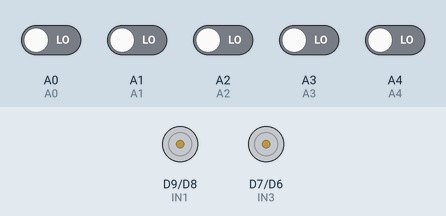
This sketch was run on a simulated Arduino Zero (SAMD21). Parts: motor-driver pin pairs drawn as motors (green arrow = first pin HIGH = forward, orange = second pin HIGH = backward, longer = more drive, scaled by the enable pin). The inputs (shaded band) are chosen by the test bench; at power-on: A0–4 LOW.

Above: at 1.2 s.
1.3 s: A0 driven HIGH
At 1.9 s:
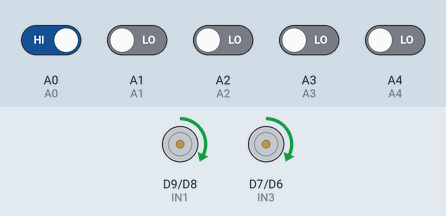
2.8 s: A1 driven HIGH
At 3.1 s:
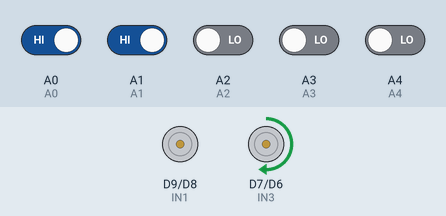
4.3 s: A3 driven HIGH
At 5.4 s:
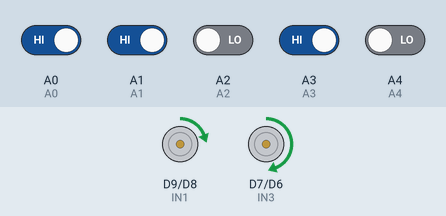
5.8 s: A2 driven HIGH
At 6.6 s:
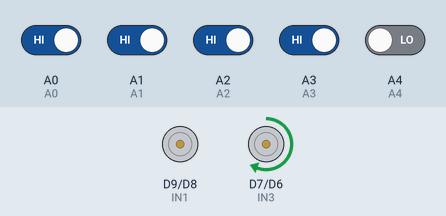
7.3 s: A4 driven HIGH
At 7.7 s:
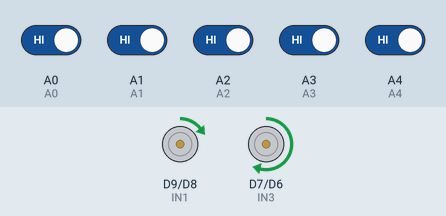
8.8 s: A0 driven LOW
At 10.1 s:
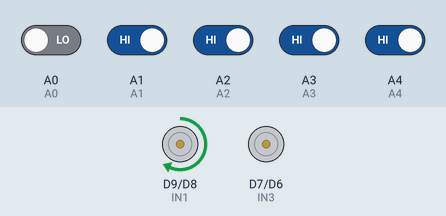
Timing chart, 0 to 11.3 s (numbered marks = the images above; inputs shaded):
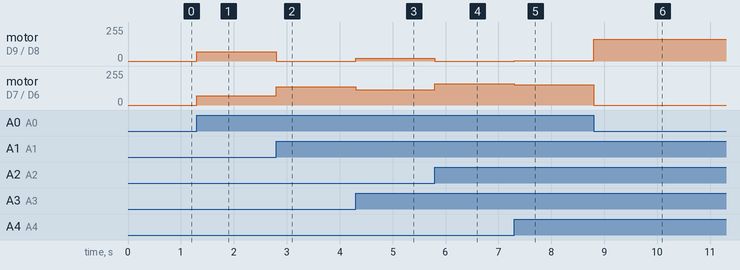

The sketch:

end.ino
```cpp
//ล้อซ้าย
int ENA = 10;
int IN1 = 9;
int IN2 = 8;
//ล้อขวา
int ENB = 5;
int IN3 = 7;
int IN4 = 6;
//ใช้เก็บค่าที่อ่านได้จากเซ็นเซอร์ TCRT5000L ทั้ง 5 หัว
int SS_0 = 1;
int SS_1 = 1;
int SS_2 = 1;
int SS_3 = 1;
int SS_4 = 1;
//กำหนดค่าเริ่มต้นให้กับการทำ PID
int Int_Speed = 1100; // ค่าความเร็วเบื้องต้นของหุ่นยนต์ที่ถูกกำหนดไว้ที่ Duty Cycle ของ PWM 1125 (0 - 4095)
int Kp = 10, Kd = 5; // ค่าอัตราขยายของ P และ ของ D
float Err = 0, P = 0, D= 0, PID_Val = 0;
float Prev_Err = 0; // Error ในอดีต

void setup() {
  // put your setup code here, to run once:
  pinMode(ENA, OUTPUT);
  pinMode(ENB, OUTPUT);
  pinMode(IN1, OUTPUT);
  pinMode(IN2, OUTPUT);
  pinMode(IN3, OUTPUT);
  pinMode(IN4, OUTPUT);

  pinMode(14, INPUT); //A0
  pinMode(15, INPUT); //A1
  pinMode(16, INPUT); //A2
  pinMode(17, INPUT); //A3
  pinMode(18, INPUT); //A4

  analogWriteResolution(12); //0-4095
}

void loop() {
  // put your main code here, to run repeatedly:
  Read_Sensors();
  if((SS_4==0)&&(SS_3==0)&&(SS_2==0)&&(SS_1==0)&&(SS_0==0)){
    stop();
  }

  else{

  PID();
  MotorCon();
  }

}

void PID(){
  P = Err;
  D = Err - Prev_Err;
  PID_Val = (Kp*P)+(Kd*D);
  Prev_Err = Err;
}

void MotorCon(){
  //กำหนดพารามิเตอร์ที่ L298N เพื่อให้หุ่นยนต์เดินไปด้านหน้า
  digitalWrite(IN1, HIGH);
  digitalWrite(IN2, LOW);
  digitalWrite(IN3, HIGH);
  digitalWrite(IN4, LOW);
  //นำค่าที่ได้จากการคำนวณ PID มาทำการเพิ่มหรือรถค่า PWM ที่ล้อซ้ายและล้อขวา
  int Speed_L = Int_Speed - PID_Val;
  int Speed_R = Int_Speed + PID_Val;
  //กำหนดให้ค่า PWM ไม่ควรเกินค่าระหว่าง 0 - 4095
  constrain(Speed_L, 0 , 4095);
  constrain(Speed_R, 0 , 4095);
  //ขับมอเตอร์ให้เคลื่อนที่ไปตามค่าที่ได้จากการคำนวณ PID
  analogWrite(ENA, Speed_L);
  analogWrite(ENB, Speed_R);
}

void stop(){
  digitalWrite(IN1, LOW);
  digitalWrite(IN2, LOW);
  digitalWrite(IN3, LOW);
  digitalWrite(IN4, LOW);
}

void Read_Sensors(){
  //ทำการอ่่านค่าเซ็นเซอร์ที่ขาอินพุตแอนาล็อกตั้งแต่ขา A0 - A4 (โดยในที่นี้จะถูกใช้เป็นขาดิจิทัลขา D14 - D18) เข้ามาเก็บไว้ในตัวแปร SS
  SS_0 = digitalRead(18);
  SS_1 = digitalRead(17);
  SS_2 = digitalRead(16);
  SS_3 = digitalRead(15);
  SS_4 = digitalRead(14);
  //กำหนดโหมดสถานะของเซ็นเซอร์ที่ได้จากการอ่านค่าที่เซ็นเซอร์ TCRT5000L ทั้ง 5 หัว
  if((SS_4==1)&&(SS_3==1)&&(SS_2==1)&&(SS_1==1)&&(SS_0==0)){
    Err = 98;
    Prev_Err = 0;
  }
  else if((SS_4==1)&&(SS_3==1)&&(SS_2==1)&&(SS_1==0)&&(SS_0==0)){
    Err = 82;
    Prev_Err = 0;
  }
    else if((SS_4==1)&&(SS_3==1)&&(SS_2==0)&&(SS_1==0)&&(SS_0==0)){
    Err = 75;
    Prev_Err = 0;
  }
  else if((SS_4==1)&&(SS_3==1)&&(SS_2==1)&&(SS_1==0)&&(SS_0==1)){
    Err = 72;
    Prev_Err = 0;
  }
  else if((SS_4==1)&&(SS_3==1)&&(SS_2==0)&&(SS_1==0)&&(SS_0==1)){
    Err = 62;
    Prev_Err = 0;
  }
  else if((SS_4==1)&&(SS_3==1)&&(SS_2==0)&&(SS_1==1)&&(SS_0==1)){
    Err = 0;
    Prev_Err = 0;
  }
  else if((SS_4==1)&&(SS_3==0)&&(SS_2==0)&&(SS_1==1)&&(SS_0==1)){
    Err = -62;
    Prev_Err = 0;
  }
  else if((SS_4==1)&&(SS_3==0)&&(SS_2==1)&&(SS_1==1)&&(SS_0==1)){
    Err = -72;
    Prev_Err = 0;
  }
  else if((SS_4==0)&&(SS_3==0)&&(SS_2==1)&&(SS_1==1)&&(SS_0==1)){
    Err = -75;
    Prev_Err = 0;
  }
  else if((SS_4==0)&&(SS_3==0)&&(SS_2==0)&&(SS_1==1)&&(SS_0==1)){
    Err = -82;
    Prev_Err = 0;
  }
  else if((SS_4==0)&&(SS_3==1)&&(SS_2==1)&&(SS_1==1)&&(SS_0==1)){
    Err = -92;
    Prev_Err = 0;
  }
  else if((SS_4==1)&&(SS_3==1)&&(SS_2==1)&&(SS_1==1)&&(SS_0==1)){
    if(Err == -92){
      Int_Speed = 1250;
      Prev_Err = 0;
      Err = -80;
    }
    else{
      Int_Speed = 1250;
      Prev_Err = 0;
      Err = 80;
    }
  }

}
```

Measured:
- after the input at 1.3 s, motor on D9 (IN1) / D8 (IN2), motor on D7 (IN3) / D6 (IN4): stopped → forward 68/255 at once
- after the input at 2.8 s, motor on D9 (IN1) / D8 (IN2): forward 68/255 → stopped at once; motor on D7 (IN3) / D6 (IN4): forward 68/255 → forward 138/255 at once
- after the input at 4.3 s, motor on D9 (IN1) / D8 (IN2): stopped → forward 21/255 at once; motor on D7 (IN3) / D6 (IN4): forward 138/255 → forward 115/255 at once
- after the input at 5.8 s, motor on D9 (IN1) / D8 (IN2): forward 21/255 → stopped at once; motor on D7 (IN3) / D6 (IN4): forward 115/255 → forward 160/255 at once
- after the input at 7.3 s, motor on D9 (IN1) / D8 (IN2): stopped → forward 3/255 at once; motor on D7 (IN3) / D6 (IN4): forward 160/255 → forward 152/255 at once
- after the input at 8.8 s, motor on D9 (IN1) / D8 (IN2): forward 3/255 → forward 163/255 at once; motor on D7 (IN3) / D6 (IN4): forward 152/255 → stopped at once
